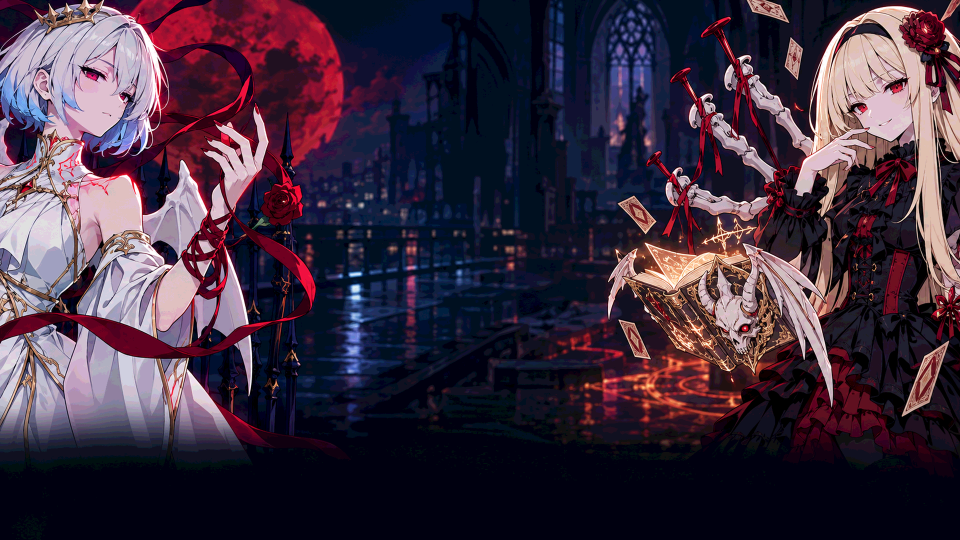
#> input picture data_aso/assets/gen/fusion/bg_0102.png, 1920 x 1080 px (shown at 1/2 size); its folder holds only this picture in this run
$ python fusion_shots169.py
#> lines starting #> are read from the running program, lines starting #| are printed output that depends on the picture
### scripts/aso/aso_common.py
#!/usr/bin/env python3
# -*- coding: utf-8 -*-
"""店面迭代（ASO）公共件：语言、规格上限、变体目录、Play 客户端。

设计原则
--------
1. **文案与素材都是「变体 × 语言」的二维矩阵**，落盘为纯 JSON/PNG，脚本只做校验与搬运，
   不在代码里写字面量 —— 改文案不该改代码。
2. **所有写线上动作都必须过三道闸门**：`--allow-write`（允许写）→ `--yes`（跳过确认）→
   上游 job 的 `DRY_RUN` 参数。默认路径永远是只读。
3. Play 的 service account 权限是「发布」，**不含**商店信息编辑时，
   `edits.listings` / `edits.images` 会返回 403 ⇒ 由 `hint_for_403()` 直接指出要补哪一项。

Play 侧事实（2026-10-23 核对官方 API 文档）
------------------------------------------------
- `edits.listings.update`：可改 `title` / `shortDescription` / `fullDescription` / `video`
- `edits.images.upload`：`imageType` 枚举 = phoneScreenshots / sevenInchScreenshots /
  tenInchScreenshots / tvScreenshots / wearScreenshots / icon / featureGraphic / tvBanner
- **商店页 A/B 实验（store listing experiments）没有公开 API** ⇒ 变体只能逐个上、按窗口比，
  见 `aso_experiment.py` 的说明。
"""
from __future__ import annotations

import importlib.util
import json
import os
import sys
from pathlib import Path

ROOT = Path(__file__).resolve().parents[2]

# 多站点：一套管线服务多个包。
#   ASO_SITE=capybara ⇒ 数据根切到 data_aso/sites/capybara/，
#   里面的 site.json / variants / online / keywords / derived 与主项目完全隔离。
#   不设 ASO_SITE ⇒ 老行为（data_aso/ 直挂工程根），《时空美少女》零影响。
# 为什么不用「复制一套脚本」：脚本里对目录的假设（ONLINE_DIR / VARIANTS_DIR …）
# 全都挂在 ASO_ROOT 下面，改这一个根就够；复制脚本等于以后每次修 bug 修两遍。
SITE_NAME = (os.environ.get("ASO_SITE") or "").strip()
ASO_ROOT = (ROOT / "data_aso" / "sites" / SITE_NAME) if SITE_NAME else (ROOT / "data_aso")
VARIANTS_DIR = ASO_ROOT / "variants"
ONLINE_DIR = ASO_ROOT / "online"
EXPERIMENTS_DIR = ASO_ROOT / "experiments"
DERIVED_DIR = ASO_ROOT / "derived"
ASSETS_DIR = ASO_ROOT / "assets"
SITE_FILE = ASO_ROOT / "site.json"


# --------------------------------------------------------------------------- #
# 站点配置：把「每个项目都不一样」的东西集中到 data_aso/site.json
#
# 为什么要这一步 —— 这套店面管线本来只服务《时空美少女》，包名、物料目录、
# 语言集、截图尺寸全写死在代码里。要复用到别的项目，就得改 Python 源码，
# 那是「抄一遍再各自维护」，不是复用。
# 现在：新项目放一份自己的 site.json（见 docs/promo_shots_pipeline.md），
# 代码一行不改。缺字段就回落到下面这套默认值（= 本工程现状），所以老项目零影响。
# --------------------------------------------------------------------------- #
_DEFAULTS = {
    "brand": "时空美少女",
    "package": "com.Warera.timespace",
    "shot_size": [1080, 1920],
    "feature_size": [1024, 500],
}


def _load_site() -> dict:
    site = dict(_DEFAULTS)
    if SITE_NAME and not SITE_FILE.is_file():
        raise SystemExit(
            f"ASO_SITE={SITE_NAME} 但缺少站点配置：{SITE_FILE}\n"
            f"新项目照 data_aso/site.json 抄一份，至少给 brand / package / locales。")
    if SITE_FILE.is_file():
        try:
            site.update(json.loads(SITE_FILE.read_text(encoding="utf-8")))
        except json.JSONDecodeError as exc:
            raise SystemExit(f"site.json 语法错误 {SITE_FILE}:{exc.lineno}:{exc.colno} — {exc.msg}")
    for k in ("_readme", "_why", "_locales_note", "_note"):
        site.pop(k, None)
    return site


SITE = _load_site()
BRAND = SITE["brand"]
PACKAGE = SITE["package"]

# Play 的硬上限（按 Unicode 码位计；中文/日文都是 1 字 1 位）
LIMITS = {"title": 30, "shortDescription": 80, "fullDescription": 4000}

# 四语：Play 侧 locale 码 ⇄ 本地物料目录 ⇄ 该语言优先字体
LOCALES = {
    "en-US": {
        "label": "英语",
        "material_dirs": ["时空美少女物料/en", "时空美少女物料"],
        "fonts": ["/System/Library/Fonts/Supplemental/Arial Bold.ttf",
                  "/System/Library/Fonts/Helvetica.ttc"],
    },
    "ja-JP": {
        "label": "日语",
        "material_dirs": ["时空美少女物料/jp", "时空美少女物料"],
        "fonts": ["/System/Library/Fonts/ヒラギノ角ゴシック W6.ttc",
                  "/System/Library/Fonts/Hiragino Sans GB.ttc"],
    },
    "zh-CN": {
        "label": "简中",
        "material_dirs": ["时空美少女物料/zh", "时空美少女物料"],
        # 本机没有 PingFang.ttc（macOS 15 起移走了），实测可用的是 STHeiti / Hiragino Sans GB
        "fonts": ["/System/Library/Fonts/STHeiti Medium.ttc",
                  "/System/Library/Fonts/Hiragino Sans GB.ttc"],
    },
    "zh-TW": {
        "label": "繁中",
        "material_dirs": ["时空美少女物料/tw", "时空美少女物料"],
        "fonts": ["/System/Library/Fonts/STHeiti Medium.ttc",
                  "/System/Library/Fonts/Hiragino Sans GB.ttc"],
    },
}

# site.json 可以整体替换语言表（别的项目可能只做英/日，或加 ko-KR）。
# 只给了部分字段时按语言逐个 merge，不会把 fonts 冲掉。
#
# 🔴 两种模式的区别很实在：
#   （默认）merge   —— 只在默认四语上做增量覆盖。默认四语之外的包不适用：
#                     Play 上没开通的语言，listings.get 直接 404，push 也会读失败。
#   "locales_mode": "replace" —— 语言集完全由 site.json 决定，缺的字段按码回落默认值。
#                     换项目（包）时几乎一定要用这个，否则会把本工程的 ja/zh-TW 带过去。
_LOCALE_DEFAULTS = {code: dict(v) for code, v in LOCALES.items()}
_LOCALES_OVERRIDE = {code: v for code, v in (SITE.get("locales") or {}).items()
                     if isinstance(v, dict)}
if (SITE.get("locales_mode") or "").strip() == "replace":
    LOCALES = {code: {**_LOCALE_DEFAULTS.get(code, {}), **ov}
               for code, ov in _LOCALES_OVERRIDE.items()}
for _code, _ov in _LOCALES_OVERRIDE.items():
    if not isinstance(_ov, dict):
        continue
    LOCALES.setdefault(_code, {}).update(_ov)
    LOCALES[_code].setdefault("label", _code)

LOCALE_CODES = list(LOCALES)
LOCALE_ALIASES = {
    "en": "en-US", "en-us": "en-US", "en_us": "en-US",
    "ja": "ja-JP", "jp": "ja-JP", "ja-jp": "ja-JP", "ja_jp": "ja-JP",
    "zh": "zh-CN", "cn": "zh-CN", "zh-cn": "zh-CN", "zh_cn": "zh-CN",
    "tw": "zh-TW", "zh-tw": "zh-TW", "zh_tw": "zh-TW", "zh-hant": "zh-TW",
}

# 截图/置顶图的交付规格
SHOT_SIZE = tuple(SITE["shot_size"])        # 竖版路线 1080×1920（9:16）
FEATURE_SIZE = tuple(SITE["feature_size"])  # Play 要求的置顶大图 1024×500
ICON_SIZE = (512, 512)


# --------------------------------------------------------------------------- #
# Play 客户端：直接复用 scripts/play_upload.py 的认证与错误解析，别写第二份
# --------------------------------------------------------------------------- #
# [74 lines left out: functions load_pu, play_service, hint_for_403, norm_locale, parse_locales, list_variants and 1 more, not called in this run]


def load_json(path: Path) -> dict:
    try:
        return json.loads(path.read_text(encoding="utf-8"))
    except FileNotFoundError:
        raise SystemExit(f"文件不存在：{path}")
    except json.JSONDecodeError as exc:
        raise SystemExit(f"JSON 语法错误 {path}:{exc.lineno}:{exc.colno} — {exc.msg}")


def load_variant_meta(variant: str) -> dict:
    p = variant_dir(variant) / "meta.json"
    return load_json(p) if p.is_file() else {}


# [21 lines left out: functions load_listing, iter_listings, text_fields, not called in this run]


def char_count(s: str) -> int:
    """Play 按字符数计。emoji 是一个码位，但显示更宽 —— 这里只做真实码位计数。"""
    return len(s)


# [18 lines left out: functions print_table, _disp_w, not called in this run]

### scripts/aso/fusion_shots169.py
#!/usr/bin/env python3
# -*- coding: utf-8 -*-
"""16:9 商店截图（1280×720）：**整幅底图 + 居中标题**（对标平台给的上架样例）。

为什么改成「整幅」
------------------
2026-10-29 用户贴了详情页样例：媒体位就是**一张 16:9 整幅插画、标题压正中**，
没有窗格、没有拼贴。之前的「角色 + 实机竖窗」拼贴版（`--style window`，保留在下面）
已经因为 blurring / black edges / solid colors and gradients 被驳回过一次。

三条硬约束（都是驳回逼出来的，别改回去）
----------------------------------------
1. **不许放大**。`bg_*.png` 原生 1920×1080。砍掉底部黑区后是 1920×842，
   按 16:9 裁成 1497×842 再缩到 1280×720 —— **0.86× 缩小**，全程不放大。
   这条路**不用真机截图**，所以不受「源图只有 598 宽」的限制。
2. **不许有黑边**。`bg_*.png` 底部 22% 是生成时留空的标题区（局部细节 0.1~3.0）。
   标题现在压画面正中，那块空区**直接裁掉**，画布四条边全是插画本身。
3. **不许拉伸**。先按目标比例裁、再等比缩放，全程没有非等比 resize。

只出 3 张：`bg_*.png` 里构图完整、角色不残缺、没有中文 UI 的就这三组。

用法
----
    python3 scripts/aso/fusion_shots169.py                    # 整幅版（默认）
    python3 scripts/aso/fusion_shots169.py --style window     # 旧的拼贴版
"""
from __future__ import annotations

import argparse
import hashlib
import json
import sys
from pathlib import Path

import numpy as np
from PIL import Image, ImageDraw, ImageFilter, ImageFont

sys.path.insert(0, str(Path(__file__).resolve().parent))
import aso_common as C  # noqa: E402
import aso_fusion as F  # noqa: E402

ORDER = ["0102", "2019", "0922"]

# 底图裁切：黑区上沿（占原图高）。0.78 是实测的 —— 0.78 以下局部细节掉到 3 以下。
BG_KEEP_H = 0.78
# 纵向起点：默认贴顶，个别底图顶部是「无云夜空」这种超平滑渐变（局部细节 <3，
# 缩到 1280 后就是一条暗带，和黑边同罪），往下挪一点把云/月亮带进画面。
# 2019 实测：y0=0 顶部细节 6.7、y0=0.05 升到 9.9，底部仍留 10.9（黑区在 0.84 以下）。
BG_TOP = {"0102": 0.00, "2019": 0.05, "0922": 0.00}

# 文字层（全部是画布比例）
CREAM = (243, 235, 214)
FONT_TITLE = "/System/Library/Fonts/Supplemental/Didot.ttc"
FONT_KICKER = "/System/Library/Fonts/Supplemental/Copperplate.ttc"
KICKER_Y = 0.432
KICKER_SIZE = 0.034
TITLE_Y = 0.474
TITLE_SIZE = 0.106
TITLE_MAXW = 0.60
RULE_Y = 0.628
RULE_HALF = 0.155


# ---------------------------------------------------------------- 文案
def _copy(tag: str, locale: str) -> tuple[str, str]:
    for p in (C.load_json(C.ASSETS_DIR / "fusion_pairs.json").get("pairs") or []):
        if str(p.get("tag")) == tag:
            c = (p.get("copy") or {}).get(locale) or {}
            k, t = c.get("kicker") or "", c.get("title") or ""
            return (k.upper(), t.upper()) if locale.startswith("en") else (k, t)
    raise SystemExit(f"fusion_pairs.json 里没有 tag={tag}")


def _font(path: str, size: int, index: int = 0):
    return ImageFont.truetype(path, size, index=index)


# ---------------------------------------------------------------- 整幅版
def bleed_base(tag: str, size: tuple[int, int]) -> tuple[Image.Image, float]:
    """底图 → 16:9 整幅。返回 (图, 缩放比)；<1 表示缩小（不放大）。"""
#> called with tag = '0102', size = (1280, 720)
    W, H = size
    bg = Image.open(C.ROOT / f"data_aso/assets/gen/fusion/bg_{tag}.png").convert("RGB")
#> bg is the input picture: PIL image 1920x1080 RGB; mean R, G, B 62.6, 46.4, 63.6
    w, h = bg.size
#> w = 1920; h = 1080
    keep_h = int(h * BG_KEEP_H)          # 砍掉底部留空的黑区
#> keep_h = 842
    y0 = int(h * BG_TOP.get(tag, 0.0))
#> y0 = 0
    crop_w = int(keep_h * W / H)         # 按目标比例算宽度（等比，不拉伸）
#> crop_w = 1496
    x0 = (w - crop_w) // 2
#> x0 = 212
    return bg.crop((x0, y0, x0 + crop_w, y0 + keep_h)).resize((W, H), Image.LANCZOS), W / crop_w


def _tracked(d, text: str, f, tracking: float) -> float:
    return sum(d.textlength(ch, font=f) for ch in text) + tracking * max(0, len(text) - 1)


# [44 lines left out: function draw_center_title, not called in this run]


def build_bleed(tag: str, locale: str, size: tuple[int, int]) -> tuple[Image.Image, dict]:
    base, scale = bleed_base(tag, size)
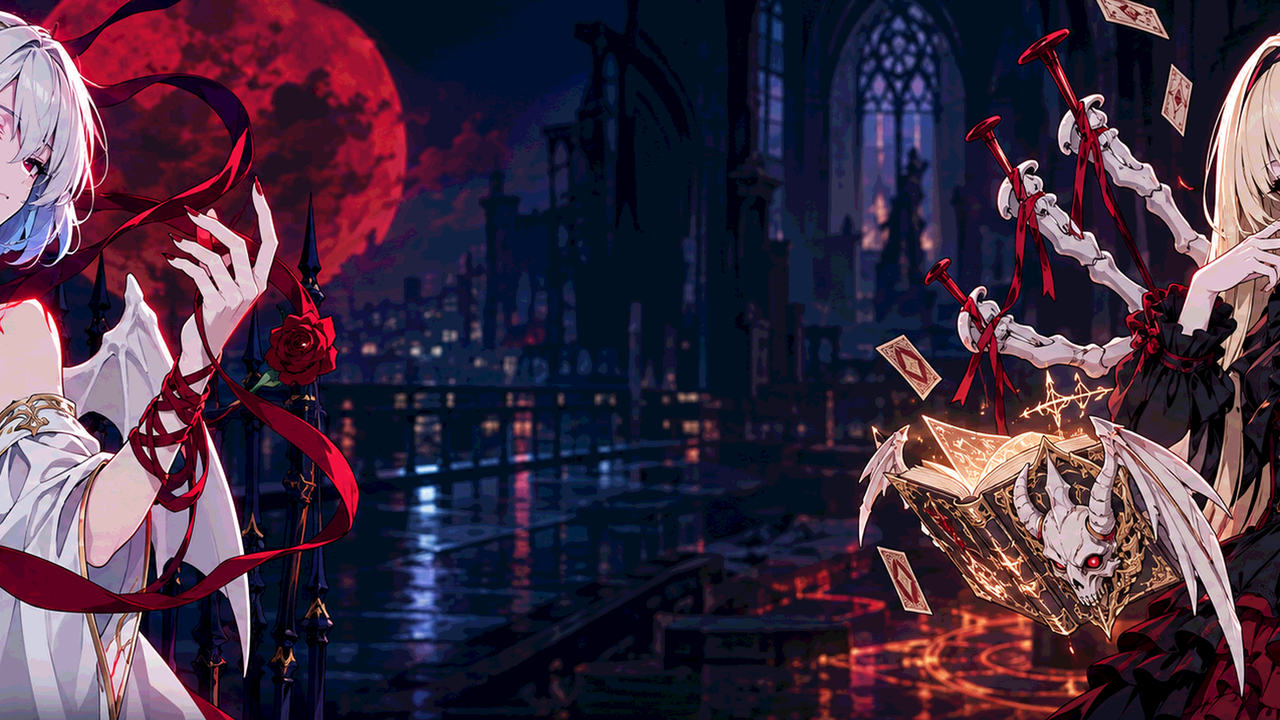
#> base: PIL image 1280x720 RGB; mean R, G, B 65.1, 46, 65
#> scale = 0.856
    canvas = base.convert("RGBA")
    kicker, title = _copy(tag, locale)
    draw_center_title(canvas, kicker, title)
    return canvas.convert("RGB"), {"source_px": int(size[0] / scale), "scale": round(scale, 3)}


# ---------------------------------------------------------------- 旧拼贴版（保留）
BATTLE_CROP = {
    0: (0.160, 0.620),   # 工厂 7x7 网格，598×1296
    1: (0.045, 0.445),   # 红 BOSS 战，720×1280（下方 0.47~0.72 是大片纯紫）
    2: (0.160, 0.620),   # 机械关双线交火，597×1299
}
WIN_X0, WIN_X1, WIN_Y0, WIN_Y1 = 0.28, 0.72, 0.40, 1.03
W_KICKER_Y, W_TITLE_Y, W_TITLE_MAXW = 0.026, 0.060, 0.44
W_TITLE_LINES = {
    "0102": ["7X7.", "POSITION WINS."],
    "2019": ["PLAN BEFORE", "YOU PUSH"],
    "0922": ["BOTH LINES", "MOVE UP"],
}


# [90 lines left out: functions _shot_of, extend_floor, build_window, _detail, audit, not called in this run]


def main() -> int:
    ap = argparse.ArgumentParser(description="16:9 商店截图")
    ap.add_argument("--tags", default=",".join(ORDER))
    ap.add_argument("--locale", default="en-US")
    ap.add_argument("--size", default="1280x720")
    ap.add_argument("--style", default="bleed", choices=["bleed", "window"])
    ap.add_argument("--out", default="")
    a = ap.parse_args()

    W, H = (int(x) for x in a.size.lower().split("x"))
    if abs(W / H - 16 / 9) > 0.01:
        print(f"🔴 画布必须是 16:9，当前 {W}x{H}（{W/H:.3f}）")
        return 2

    out = a.out or f"data_aso/derived/B/shots169{'' if a.style == 'bleed' else '_window'}"
    root = C.ROOT / out
    root.mkdir(parents=True, exist_ok=True)
    manifest = {"canvas": [W, H], "ratio": round(W / H, 4), "locale": a.locale,
                "style": a.style, "shots": []}
    build = build_bleed if a.style == "bleed" else build_window

    bad = 0
    for i, tag in enumerate([t.strip() for t in a.tags.split(",") if t.strip()], 1):
        im, meta = build(tag, a.locale, (W, H))
        p = root / f"{i:02d}_{tag}.png"
        im.save(p, optimize=True)
        rec = audit(im, meta)
        rec.update({"order": i, "tag": tag, "file": str(p.relative_to(C.ROOT)),
                    "bytes": p.stat().st_size,
                    "sha1": hashlib.sha1(p.read_bytes()).hexdigest()})
        manifest["shots"].append(rec)

        flag = ""
        if rec["scale"] > 1.02:
            flag += " 🔴放大"
            bad += 1
        if rec["min_edge_detail"] < 4:
            flag += " 🔴边上有黑边"
            bad += 1
        if rec["flat_pct"] > 45:
            flag += " 🔴纯色/渐变过多"
            bad += 1
        print(f"{rec['file']}  {W}x{H}  {rec['bytes']/1024:.0f} KB  "
              f"{rec['scale']:.2f}×  最小边细节 {rec['min_edge_detail']:.1f}  "
              f"平坦像素 {rec['flat_pct']:.1f}%{flag}")

    (root / "manifest.json").write_text(
        json.dumps(manifest, ensure_ascii=False, indent=2) + "\n", encoding="utf-8")
    print(f"\n共 {len(manifest['shots'])} 张 → {root.relative_to(C.ROOT)}")
    if bad:
        print(f"🔴 {bad} 处不合规，别上传")
        return 3
    print("✅ 不放大、四边有细节、无明显纯色块")
    return 0


if __name__ == "__main__":
#> (the run stopped early here; a loop or call above may not have finished)
